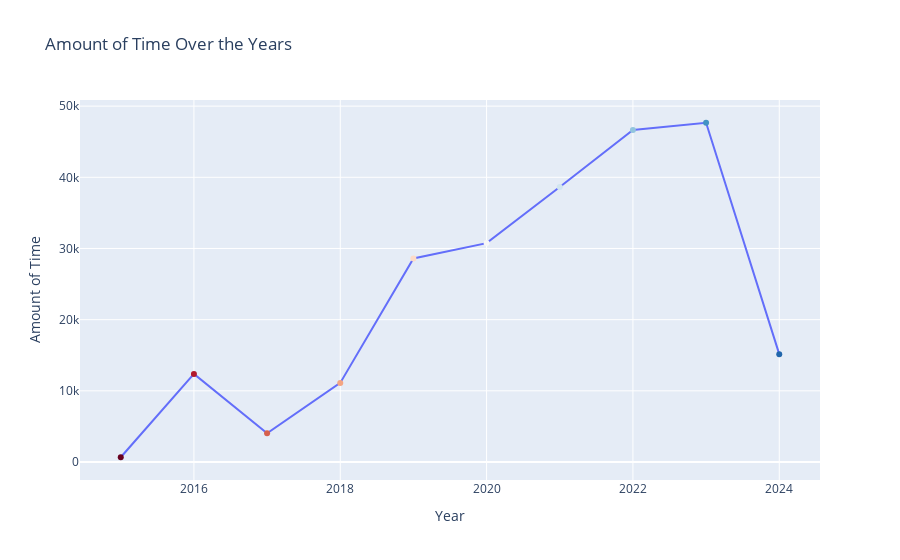

Notebook code for this chart:
### Code cell
fig = go.Figure(data=[go.Scatter(x=amount_of_time_year_line.index,
                             mode='lines+markers',
                             y=amount_of_time_year_line,
                             opacity=1,
                             marker_color=colors)])
fig.update_layout(title='Amount of Time Over the Years',
                  xaxis_title='Year',
                  yaxis_title='Amount of Time',
                  showlegend=False)
fig.show()

### Figure 1 — Plotly figure (JSON) as saved in the notebook; plotly's stock layout.template omitted (floating-point values rounded to 4 significant figures)
{"data": [{"marker": {"color": ["RGB(103, 0, 31)", "RGB(178, 24, 43)", "RGB(214, 96, 77)", "RGB(244, 165, 130)", "RGB(253, 219, 199)", "RGB(247, 247, 247)", "RGB(209, 229, 240)", "RGB(146, 197, 222)", "RGB(67, 147, 195)", "RGB(33, 102, 172)", "RGB(5, 48, 97)"]}, "mode": "lines+markers", "opacity": 1, "type": "scatter", "x": [2015, 2016, 2017, 2018, 2019, 2020, 2021, 2022, 2023, 2024], "y": [669.8, 12380.0, 4027.0, 11110.0, 28600.0, 30750.0, 38650.0, 46640.0, 47660.0, 15150.0]}], "layout": {"showlegend": false, "title": {"text": "Amount of Time Over the Years"}, "xaxis": {"title": {"text": "Year"}}, "yaxis": {"title": {"text": "Amount of Time"}}}}
